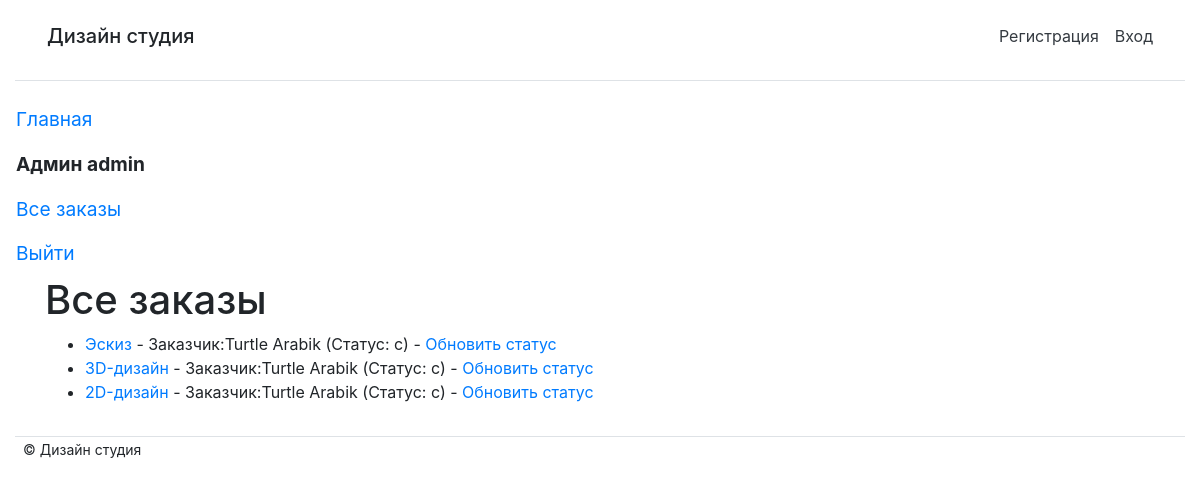
/studio/customer/ (signed in), run on an earlier commit of the app's database.
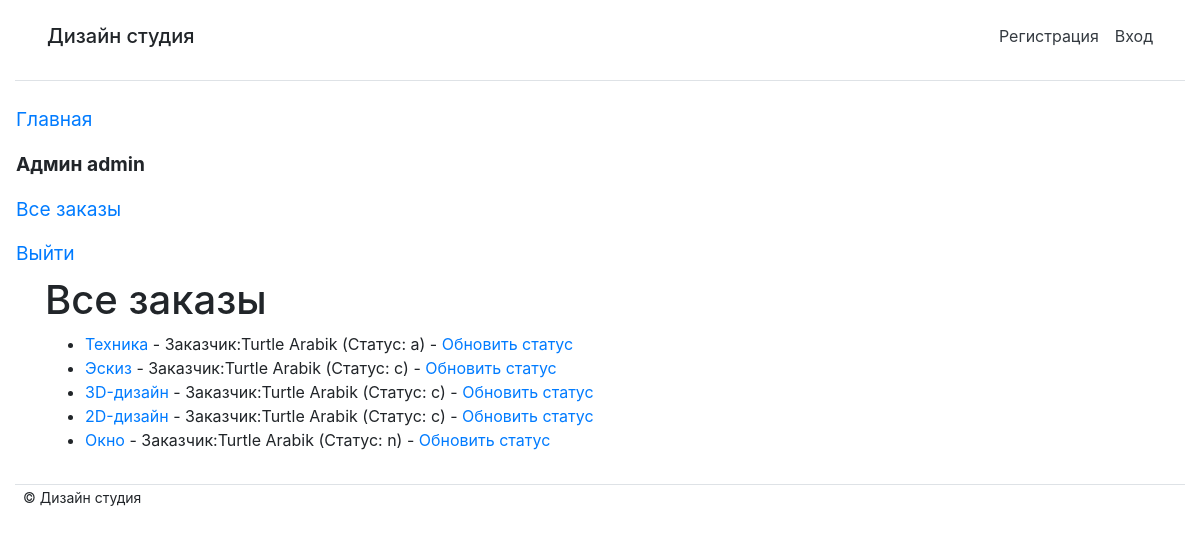
And on a later commit of the database.
### studio/models.py (models this page shows, shortened)
class User(AbstractUser):
    name = models.CharField(max_length=200, verbose_name='Имя', blank=False, validators=[
        RegexValidator(
            regex='^[А-Яа-я -]*$',
            message='Имя пользователя должно состоять из кириллицы',
            code='invalid_username'
        ),
    ])
    surname = models.CharField(max_length=200, verbose_name='Фамилия', blank=False, validators=[
        RegexValidator(
            regex='^[А-Яа-я -]*$',
            message='Фамилия пользователя должно состоять из кириллицы',
            code='invalid_username'
        ),
    ])
    patronymic = models.CharField(max_length=200, verbose_name='Отчество', blank=True, validators=[
        RegexValidator(
            regex='^[А-Яа-я -]*$',
            message='Отчество пользователя должно состоять из кириллицы',
            code='invalid_username'
        ),
    ])
    username = models.CharField(max_length=200, verbose_name='Логин', unique=True, blank=False, validators=[
        RegexValidator(
            regex='^[A-Za-z -]*$',
            message='Имя пользователя должно состоять только из латиницы',
            code='invalid_username'
        ),
    ])
    email = models.EmailField(max_length=200, verbose_name='Почта', unique=True, blank=False)
    password = models.CharField(max_length=200, verbose_name='Пароль', blank=False)
    role = models.CharField(max_length=200, verbose_name='Роль',
                            choices=(('admin', 'Администратор'), ('user', 'Пользователь')), default='user')
    USERNAME_FIELD = 'username'
    def __str__(self):
        return str(self.name) + ' ' + str(self.surname)
    class Meta:
        ordering = ['name']

class Order(models.Model):
    day_add = models.DateField(null=True, blank=True)
    name = models.CharField(max_length=200, verbose_name='Имя', blank=False)
    summary = models.TextField(max_length=1000, help_text="Описание", blank=False)
    category = models.ForeignKey('category', help_text="Выбор категории", on_delete=models.CASCADE, blank=False)
    photo_file = models.ImageField(max_length=200, upload_to=get_name_file, blank=False, null=True,
                                   validators=[FileExtensionValidator(allowed_extensions=['png', 'jpg', 'jpeg'])])
    customer_order = models.ForeignKey('user', on_delete=models.SET_NULL, null=True, blank=True)
    LOAN_STATUS = (
        ('n', 'Новая'),
        ('a', 'Принято в работу'),
        ('c', 'Выполнено'),
    )
    status = models.CharField(max_length=1, choices=LOAN_STATUS, blank=True, default='n')
    class Meta:
        ordering = ["status"]
        permissions = (("can_mark_returned", "Установите статус заказа"),)

### studio/views.py (the view)
# urls.py: path(r'customer/', views.LoanedOrdersAllListView.as_view(), name='all-order'),
class LoanedOrdersAllListView(PermissionRequiredMixin, generic.ListView):
    model = Order
    permission_required = 'studio.can_mark_returned'
    template_name = 'studio/order_list_customer_all.html'
    paginate_by = 10
    def get_queryset(self):
        return Order.objects.all()

### studio/templates/studio/order_list_customer_all.html
{% extends "base.html" %}
{% block content %}
    <h1>Все заказы</h1>
    {% if order_list %}
    <ul>
      {% for order in order_list %}
      <li class="{% if order.is_overdue %}text-danger{% endif %}">
        <a href="{% url 'order-detail' order.pk %}">{{order.name}}</a> {% if user.is_staff %}- Заказчик:{{ order.customer_order }} (Статус: {{ order.status }}) {% endif %} {% if perms.studio.can_mark_returned %}- <a href="{% url 'order-update' order.id %}">Обновить статус</a>  {% endif %}
      </li>
      {% endfor %}
    </ul>
    {% else %}
      <p>Заказов нет</p>
    {% endif %}
{% endblock %}

### studio/templates/base.html (shortened to what this page needs)
{% load static %}
{% load bootstrap4 %}
<!DOCTYPE html>
<html lang="en">
<head>
   <link rel="stylesheet" type="text/css" href="{% static 'main/style.css' %}">
{% bootstrap_css %}
</head>
<body>
<div class="container-fluid">
   <div class="d-flex flex-column flex-md-row p-3 px-md-4 mb-3  bg-white border-bottom box-shadow">
       <h5 class="mr-md-auto p-2">Дизайн студия</h5>
       <a class="p-2 text-dark" href="{% url 'register'  %}">Регистрация</a>
       <a class="p-2 text-dark" href="{% url 'login'%}?next={{request.path}}">Вход</a>
   </div>
   <div class="row">
       <nav class="col-md-auto nav flex-column">
           <a class="nav-link root" href="{% url 'index'  %}">Главная</a>
           {% if perms.studio.can_mark_returned %}
           <span class="nav-link root font-weight-bold">
               Админ {{ user.get_username }}
           </span>
           <a class="nav-link root" href="{% url 'all-order' %}">Все заказы</a>
           <a class="nav-link root" href="{% url 'logout'%}?next={{request.path}}">Выйти</a>
           {% endif %}
       </nav>
       <div class="container">
       {% block content %}
       {% endblock %}
       </div>
   </div>
   <footer class="mt-3 border-top">
       <small class="p-2"> &copy; Дизайн студия
       </small>
   </footer>
</div>
</body>
</html>

### studio/static/css/style.css (style rules this page uses)
.root { font-size: larger; }

What changed in the data, as far as the page shows it:
added Order: name "Техника", customer_order "Turtle Arabik", status "a"
added Order: name "Окно", customer_order "Turtle Arabik", status "n"
